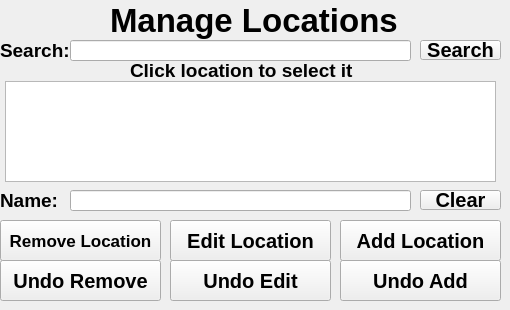
    <widget class="QWidget" name="page_8">
     <widget class="QLineEdit" name="txtName_location">
      <property name="geometry">
       <rect>
        <x>70</x>
        <y>190</y>
        <width>341</width>
        <height>21</height>
       </rect>
      </property>
      <property name="font">
       <font>
        <pointsize>14</pointsize>
        <bold>true</bold>
       </font>
      </property>
     </widget>
     <widget class="QLabel" name="label_68">
      <property name="geometry">
       <rect>
        <x>130</x>
        <y>60</y>
        <width>241</width>
        <height>21</height>
       </rect>
      </property>
      <property name="font">
       <font>
        <pointsize>14</pointsize>
        <bold>true</bold>
       </font>
      </property>
      <property name="text">
       <string>Click location to select it</string>
      </property>
     </widget>
     <widget class="QLabel" name="label_69">
      <property name="geometry">
       <rect>
        <x>0</x>
        <y>40</y>
        <width>71</width>
        <height>21</height>
       </rect>
      </property>
      <property name="font">
       <font>
        <pointsize>14</pointsize>
        <bold>true</bold>
       </font>
      </property>
      <property name="text">
       <string>Search:</string>
      </property>
     </widget>
     <widget class="QLineEdit" name="txtSearch_location">
      <property name="geometry">
       <rect>
        <x>70</x>
        <y>40</y>
        <width>341</width>
        <height>21</height>
       </rect>
      </property>
      <property name="font">
       <font>
        <pointsize>14</pointsize>
        <bold>true</bold>
       </font>
      </property>
      <property name="text">
       <string/>
      </property>
     </widget>
     <widget class="QPushButton" name="btnRemove_location">
      <property name="geometry">
       <rect>
        <x>0</x>
        <y>220</y>
        <width>161</width>
        <height>41</height>
       </rect>
      </property>
      <property name="font">
       <font>
        <pointsize>13</pointsize>
        <bold>true</bold>
       </font>
      </property>
      <property name="text">
       <string>Remove Location</string>
      </property>
     </widget>
     <widget class="QPushButton" name="btnUndoRemove_location">
      <property name="geometry">
       <rect>
        <x>0</x>
        <y>260</y>
        <width>161</width>
        <height>41</height>
       </rect>
      </property>
      <property name="font">
       <font>
        <pointsize>15</pointsize>
        <bold>true</bold>
       </font>
      </property>
      <property name="text">
       <string>Undo Remove</string>
      </property>
     </widget>
     <widget class="QPushButton" name="btnAdd_location">
      <property name="geometry">
       <rect>
        <x>340</x>
        <y>220</y>
        <width>161</width>
        <height>41</height>
       </rect>
      </property>
      <property name="font">
       <font>
        <pointsize>15</pointsize>
        <bold>true</bold>
       </font>
      </property>
      <property name="text">
       <string>Add Location</string>
      </property>
     </widget>
     <widget class="QLabel" name="label_70">
      <property name="geometry">
       <rect>
        <x>110</x>
        <y>0</y>
        <width>301</width>
        <height>41</height>
       </rect>
      </property>
      <property name="font">
       <font>
        <pointsize>25</pointsize>
        <bold>true</bold>
       </font>
      </property>
      <property name="text">
       <string>Manage Locations</string>
      </property>
     </widget>
     <widget class="QPushButton" name="btnUndoAdd_location">
      <property name="geometry">
       <rect>
        <x>340</x>
        <y>260</y>
        <width>161</width>
        <height>41</height>
       </rect>
      </property>
      <property name="font">
       <font>
        <pointsize>15</pointsize>
        <bold>true</bold>
       </font>
      </property>
      <property name="text">
       <string>Undo Add</string>
      </property>
     </widget>
     <widget class="QPushButton" name="btnSearch_location">
      <property name="geometry">
       <rect>
        <x>420</x>
        <y>40</y>
        <width>81</width>
        <height>20</height>
       </rect>
      </property>
      <property name="font">
       <font>
        <pointsize>15</pointsize>
        <bold>true</bold>
       </font>
      </property>
      <property name="text">
       <string>Search</string>
      </property>
     </widget>
     <widget class="QPushButton" name="btnClear_name_location">
      <property name="geometry">
       <rect>
        <x>420</x>
        <y>190</y>
        <width>81</width>
        <height>20</height>
       </rect>
      </property>
      <property name="font">
       <font>
        <pointsize>15</pointsize>
        <bold>true</bold>
       </font>
      </property>
      <property name="text">
       <string>Clear</string>
      </property>
     </widget>
     <widget class="QPushButton" name="btnUndoEdit_location">
      <property name="geometry">
       <rect>
        <x>170</x>
        <y>260</y>
        <width>161</width>
        <height>41</height>
       </rect>
      </property>
      <property name="font">
       <font>
        <pointsize>15</pointsize>
        <bold>true</bold>
       </font>
      </property>
      <property name="text">
       <string>Undo Edit</string>
      </property>
     </widget>
     <widget class="QPushButton" name="btnEdit_location">
      <property name="geometry">
       <rect>
        <x>170</x>
        <y>220</y>
        <width>161</width>
        <height>41</height>
       </rect>
      </property>
      <property name="font">
       <font>
        <pointsize>15</pointsize>
        <bold>true</bold>
       </font>
      </property>
      <property name="text">
       <string>Edit Location</string>
      </property>
     </widget>
     <widget class="QListWidget" name="lstSearch_location">
      <property name="geometry">
       <rect>
        <x>5</x>
        <y>81</y>
        <width>491</width>
        <height>101</height>
       </rect>
      </property>
     </widget>
     <widget class="QLabel" name="label_71">
      <property name="geometry">
       <rect>
        <x>0</x>
        <y>190</y>
        <width>61</width>
        <height>21</height>
       </rect>
      </property>
      <property name="font">
       <font>
        <pointsize>14</pointsize>
        <bold>true</bold>
       </font>
      </property>
      <property name="text">
       <string>Name:</string>
      </property>
     </widget>
    </widget>
